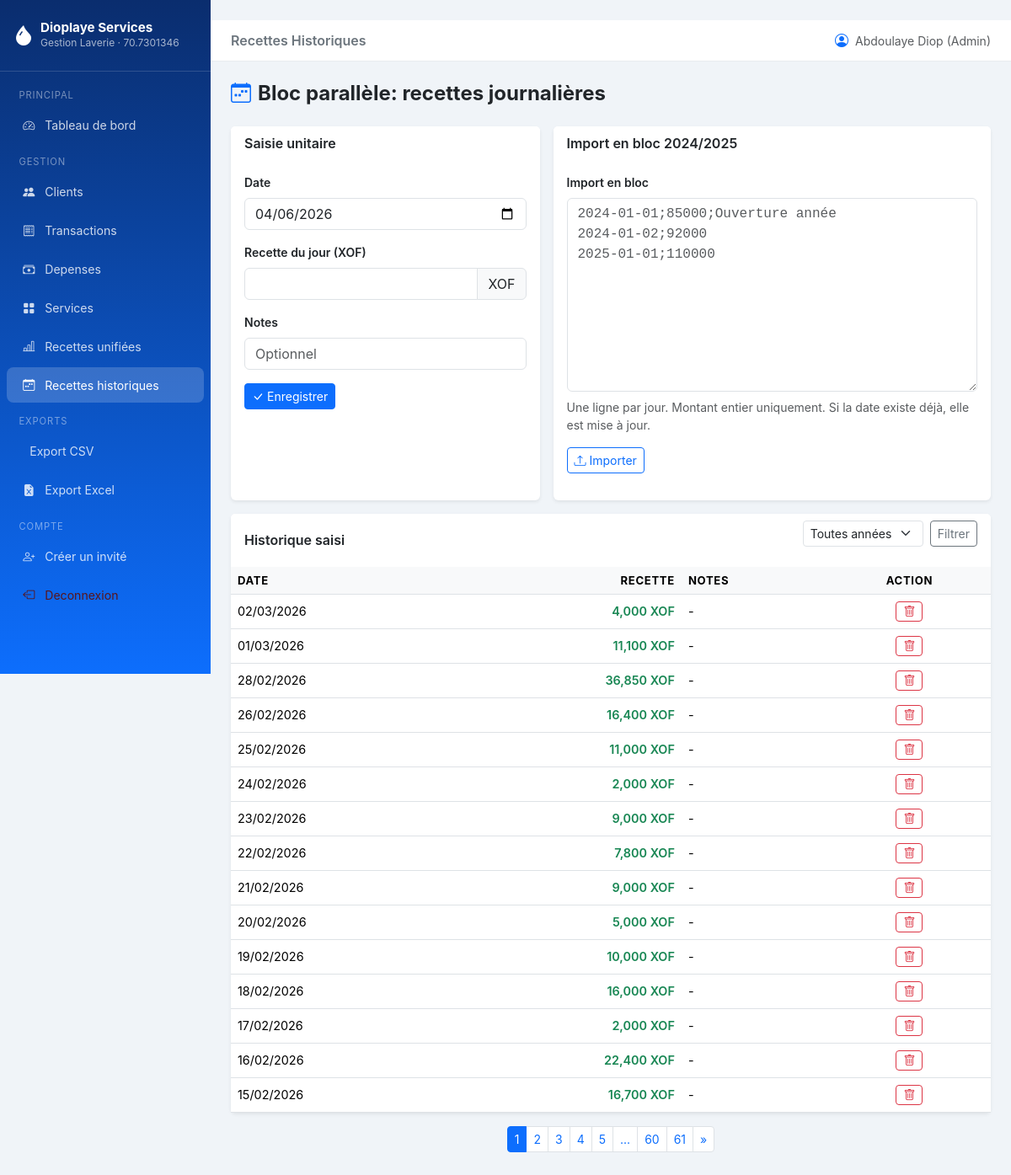
The page /recettes-historiques/ (signed in) on the database its author committed.
### models.py (models this page shows, shortened)
class User(UserMixin, db.Model):
    __tablename__ = "users"
    id = db.Column(db.Integer, primary_key=True)
    username = db.Column(db.String(64), unique=True, nullable=False)
    email = db.Column(db.String(120), unique=True, nullable=False)
    password_hash = db.Column(db.String(256), nullable=False)
    role = db.Column(db.String(20), nullable=False, default="invite")
    is_active = db.Column(db.Boolean, default=True)
    created_at = db.Column(db.DateTime, default=datetime.utcnow)
    @property
    def is_admin(self) -> bool:
        return (self.role or "").lower() == "admin"

class RecetteJournaliereHistorique(db.Model):
    __tablename__ = "recettes_journalieres_historiques"
    id = db.Column(db.Integer, primary_key=True)
    date_recette = db.Column(db.Date, nullable=False, unique=True, index=True)
    montant = db.Column(db.Integer, nullable=False, default=0)
    notes = db.Column(db.String(300), nullable=True)
    created_at = db.Column(db.DateTime, default=datetime.utcnow)

### routes/recettes_historiques.py (the view)
@recettes_historiques_bp.route("/")
@login_required
@require_admin
def index():
    form = RecetteHistoriqueForm()
    import_form = ImportRecettesForm()
    page = request.args.get("page", 1, type=int)
    annee = request.args.get("annee", type=int)
    query = RecetteJournaliereHistorique.query
    if annee:
        query = query.filter(extract("year", RecetteJournaliereHistorique.date_recette) == annee)
    pagination = query.order_by(RecetteJournaliereHistorique.date_recette.desc()).paginate(
        page=page, per_page=Config.ITEMS_PER_PAGE, error_out=False
    )
    annees = [
        int(value)
        for (value,) in db.session.query(
            extract("year", RecetteJournaliereHistorique.date_recette)
        ).distinct().order_by(extract("year", RecetteJournaliereHistorique.date_recette).desc()).all()
        if value is not None
    ]
    return render_template(
        "recettes_historiques/index.html",
        form=form,
        import_form=import_form,
        recettes=pagination.items,
        pagination=pagination,
        annee=annee,
        annees=annees,
    )

### routes/recettes_historiques.py
class RecetteHistoriqueForm(FlaskForm):
    date_recette = DateField("Date", default=date.today, validators=[DataRequired()])
    montant = IntegerField(
        "Recette du jour (XOF)",
        validators=[DataRequired(), NumberRange(min=0)],
        filters=[_normalize_integer],
    )
    notes = StringField("Notes", validators=[Optional(), Length(max=300)])
    submit = SubmitField("Enregistrer / Mettre à jour")

class ImportRecettesForm(FlaskForm):
    lignes = TextAreaField(
        "Import en bloc",
        validators=[DataRequired()],
        description="Format: YYYY-MM-DD;montant;notes (notes optionnelles).",
    )
    submit = SubmitField("Importer")

### routes/__init__.py (called while the page is built)
def require_admin(view_func):
    @wraps(view_func)
    def wrapped(*args, **kwargs):
        if not getattr(current_user, "is_admin", False):
            flash("Action réservée à l'administrateur général.", "danger")
            return redirect(url_for("dashboard.index"))
        return view_func(*args, **kwargs)
    return wrapped

### routes/recettes_historiques.py (called while the page is built)
def _normalize_integer(value):
    if isinstance(value, str):
        return value.strip().replace(" ", "")
    return value

### templates/recettes_historiques/index.html (shortened to what this page needs)
{% extends "base.html" %}
{% block page_title %}Recettes Historiques{% endblock %}
{% block content %}
<div class="d-flex justify-content-between align-items-center mb-4">
  <h4 class="fw-bold mb-0"><i class="bi bi-calendar-week text-primary me-2"></i>Bloc parallèle: recettes journalières</h4>
</div>
<div class="row g-3 mb-3">
  <div class="col-lg-5">
    <div class="card border-0 shadow-sm h-100">
      <div class="card-header bg-white border-0 fw-semibold">Saisie unitaire</div>
      <div class="card-body">
        <form method="POST" action="{{ url_for('recettes_historiques.add') }}">
          <div class="mb-3">
            {{ form.date_recette.label(class="form-label fw-semibold small") }}
            {{ form.date_recette(class="form-control" + (" is-invalid" if form.date_recette.errors else "")) }}
          </div>
          <div class="mb-3">
            {{ form.montant.label(class="form-label fw-semibold small") }}
            <div class="input-group">
              {{ form.montant(class="form-control" + (" is-invalid" if form.montant.errors else ""), min=0, step=1) }}
              <span class="input-group-text">XOF</span>
            </div>
          </div>
          <div class="mb-3">
            {{ form.notes.label(class="form-label fw-semibold small") }}
            {{ form.notes(class="form-control", placeholder="Optionnel") }}
          </div>
          <button type="submit" class="btn btn-primary btn-sm">
            <i class="bi bi-check-lg me-1"></i>Enregistrer
          </button>
        </form>
      </div>
    </div>
  </div>
  <div class="col-lg-7">
    <div class="card border-0 shadow-sm h-100">
      <div class="card-header bg-white border-0 fw-semibold">Import en bloc 2024/2025</div>
      <div class="card-body">
        <form method="POST" action="{{ url_for('recettes_historiques.importer') }}">
          <label class="form-label fw-semibold small">{{ import_form.lignes.label.text }}</label>
          {{ import_form.lignes(
              class="form-control font-monospace",
              rows="9",
              placeholder="2024-01-01;85000;Ouverture année\n2024-01-02;92000\n2025-01-01;110000"
            )
          }}
          <div class="form-text mt-2">Une ligne par jour. Montant entier uniquement. Si la date existe déjà, elle est mise à jour.</div>
          <button type="submit" class="btn btn-outline-primary btn-sm mt-3">
            <i class="bi bi-upload me-1"></i>Importer
          </button>
        </form>
      </div>
    </div>
  </div>
</div>
<div class="card border-0 shadow-sm">
  <div class="card-header bg-white border-0 d-flex justify-content-between align-items-center">
    <span class="fw-semibold">Historique saisi</span>
    <form method="GET" class="d-flex gap-2">
      <select name="annee" class="form-select form-select-sm">
        <option value="">Toutes années</option>
      </select>
      <button class="btn btn-outline-secondary btn-sm">Filtrer</button>
    </form>
  </div>
  <div class="card-body p-0">
    <div class="table-responsive">
      <table class="table table-hover mb-0">
        <thead>
          <tr>
            <th>Date</th>
            <th class="text-end">Recette</th>
            <th>Notes</th>
            <th class="text-center">Action</th>
          </tr>
        </thead>
        <tbody>
          {% for r in recettes %}
          <tr>
            <td>{{ r.date_recette.strftime("%d/%m/%Y") }}</td>
            <td class="text-end fw-semibold text-success">{{ "{:,.0f}".format(r.montant) }} XOF</td>
            <td>{{ r.notes or "-" }}</td>
            <td class="text-center">
              <form method="POST" action="{{ url_for('recettes_historiques.delete', entry_id=r.id) }}" class="d-inline">
                <button type="submit" class="btn btn-outline-danger btn-sm"
                        onclick="return confirm('Supprimer cette recette historique ?');">
                  <i class="bi bi-trash"></i>
                </button>
              </form>
            </td>
          </tr>
          {% else %}
          <tr>
            <td colspan="4" class="text-center text-muted py-4">Aucune recette historique saisie.</td>
          </tr>
          {% endfor %}
        </tbody>
      </table>
    </div>
  </div>
</div>
{% if pagination.pages > 1 %}
<nav class="mt-3">
  <ul class="pagination pagination-sm justify-content-center">
    {% for p in pagination.iter_pages() %}
    <li class="page-item {% if p == pagination.page %}active{% endif %}">
      {% if p %}
      <a class="page-link" href="{{ url_for('recettes_historiques.index', page=p, annee=annee) }}">{{ p }}</a>
      {% else %}
      <span class="page-link">...</span>
      {% endif %}
    </li>
    {% endfor %}
    {% if pagination.has_next %}
    <li class="page-item">
      <a class="page-link" href="{{ url_for('recettes_historiques.index', page=pagination.next_num, annee=annee) }}">&raquo;</a>
    </li>
    {% endif %}
  </ul>
</nav>
{% endif %}
{% endblock %}

### templates/base.html (shortened to what this page needs)
﻿<!DOCTYPE html>
<html lang="fr">
<head>
  <link rel="stylesheet" href="https://cdn.jsdelivr.net/npm/bootstrap@5.3.3/dist/css/bootstrap.min.css">
  <link rel="stylesheet" href="https://cdn.jsdelivr.net/npm/bootstrap-icons@1.11.3/font/bootstrap-icons.css">
  <link rel="stylesheet" href="{{ url_for('static', filename='css/main.css') }}">
</head>
<body>
{% if current_user.is_authenticated %}
<nav id="sidebar">
  <div class="brand">
    <div class="d-flex align-items-center gap-2">
      <i class="bi bi-droplet-fill fs-4 text-white"></i>
      <div>
        <h5>{{ config.get('LAVERIE_NOM', 'Dioplaye Services') }}</h5>
        <small>Gestion Laverie · {{ config.get('LAVERIE_TELEPHONE', '-') }}</small>
      </div>
    </div>
  </div>
  <ul class="nav flex-column mt-2">
    <li class="nav-section">Principal</li>
    <li class="nav-item">
      <a class="nav-link {% if request.endpoint == 'dashboard.index' %}active{% endif %}"
         href="{{ url_for('dashboard.index') }}">
        <i class="bi bi-speedometer2"></i> Tableau de bord
      </a>
    </li>
    <li class="nav-section">Gestion</li>
    <li class="nav-item">
      <a class="nav-link {% if request.blueprint == 'clients' %}active{% endif %}"
         href="{{ url_for('clients.index') }}">
        <i class="bi bi-people-fill"></i> Clients
      </a>
    </li>
    <li class="nav-item">
      <a class="nav-link {% if request.blueprint == 'transactions' %}active{% endif %}"
         href="{{ url_for('transactions.index') }}">
        <i class="bi bi-receipt"></i> Transactions
      </a>
    </li>
    <li class="nav-item">
      <a class="nav-link {% if request.blueprint == 'depenses' %}active{% endif %}"
         href="{{ url_for('depenses.index') }}">
        <i class="bi bi-cash-stack"></i> Depenses
      </a>
    </li>
    <li class="nav-item">
      <a class="nav-link {% if request.blueprint == 'services' %}active{% endif %}"
         href="{{ url_for('services.index') }}">
        <i class="bi bi-grid-fill"></i> Services
      </a>
    </li>
    <li class="nav-item">
      <a class="nav-link {% if request.endpoint == 'recettes_historiques.unifiees' %}active{% endif %}"
         href="{{ url_for('recettes_historiques.unifiees') }}">
        <i class="bi bi-bar-chart-line"></i> Recettes unifiées
      </a>
    </li>
    {% if current_user.is_admin %}
    <li class="nav-item">
      <a class="nav-link {% if request.blueprint == 'recettes_historiques' and request.endpoint != 'recettes_historiques.unifiees' %}active{% endif %}"
         href="{{ url_for('recettes_historiques.index') }}">
        <i class="bi bi-calendar-week"></i> Recettes historiques
      </a>
    </li>
    {% endif %}
    <li class="nav-section">Exports</li>
    <li class="nav-item">
      <a class="nav-link" href="{{ url_for('exports.transactions_csv') }}">
         Export CSV
      </a>
    </li>
    <li class="nav-item">
      <a class="nav-link" href="{{ url_for('exports.transactions_excel') }}">
        <i class="bi bi-file-earmark-excel-fill"></i> Export Excel
      </a>
    </li>
    <li class="nav-section mt-auto">Compte</li>
    {% if current_user.is_admin %}
    <li class="nav-item">
      <a class="nav-link" href="{{ url_for('auth.create_invite') }}">
        <i class="bi bi-person-plus"></i> Créer un invité
      </a>
    </li>
    {% endif %}
    <li class="nav-item">
      <a class="nav-link text-danger-emphasis" href="{{ url_for('auth.logout') }}">
        <i class="bi bi-box-arrow-left"></i> Deconnexion
      </a>
    </li>
  </ul>
</nav>
{% endif %}
<div id="main-content">
  {% if current_user.is_authenticated %}
  <div class="topbar d-flex align-items-center justify-content-between">
    <div class="d-flex align-items-center gap-3">
      <span class="fw-semibold text-secondary">{% block page_title %}{% endblock %}</span>
    </div>
    <div class="d-flex align-items-center gap-2">
      <i class="bi bi-person-circle text-primary"></i>
      <small class="text-muted">
        {{ current_user.username }}{% if current_user.is_admin %} (Admin){% else %} (Invité){% endif %}
      </small>
    </div>
  </div>
  {% endif %}
  <div class="page-content">
    {% block content %}{% endblock %}
  </div>
</div>
</body>
</html>

### static/css/main.css (style rules this page uses)
:root { --sidebar-width: 250px; --primary: #0d6efd; --success: #198754; }
body { background: #f0f4f8; font-family: 'Inter', sans-serif; }
#sidebar { width: var(--sidebar-width); min-height: 100vh; background: linear-gradient(180deg, #0a2d6e 0%, #0d6efd 100%); position: fixed; top: 0; left: 0; z-index: 100; transition: transform 0.3s ease; }
#sidebar .brand { padding: 1.5rem 1rem; border-bottom: 1px solid rgba(255,255,255,.15); }
#sidebar .brand h5 { color: #fff; font-weight: 700; margin: 0; font-size: .95rem; }
#sidebar .brand small { color: rgba(255,255,255,.65); font-size: .75rem; }
#sidebar .nav-link { color: rgba(255,255,255,.8); padding: .65rem 1.2rem; border-radius: 8px; margin: 2px 8px; transition: all .2s; font-size: .88rem; }
#sidebar .nav-link:hover, #sidebar .nav-link.active { background: rgba(255,255,255,.18); color: #fff; }
#sidebar .nav-link i { width: 20px; text-align: center; margin-right: 8px; }
#sidebar .nav-section { font-size: .7rem; text-transform: uppercase; letter-spacing: .08em; color: rgba(255,255,255,.45); padding: .75rem 1.4rem .25rem; }
#main-content { margin-left: var(--sidebar-width); min-height: 100vh; }
.topbar { background: #fff; border-bottom: 1px solid #e9ecef; padding: .75rem 1.5rem; position: sticky; top: 0; z-index: 50; }
.page-content { padding: 1.5rem; }
.table thead th { background: #f8f9fa; font-size: .82rem; text-transform: uppercase; letter-spacing: .05em; }
.table td { vertical-align: middle; font-size: .9rem; }

### templates/base.html (style rules this page uses)
:root { --sidebar-width: 250px; --primary: #0d6efd; --success: #198754; }
body { background: #f0f4f8; font-family: 'Inter', sans-serif; }
#sidebar { width: var(--sidebar-width); min-height: 100vh; background: linear-gradient(180deg, #0a2d6e 0%, #0d6efd 100%); position: fixed; top: 0; left: 0; z-index: 100; transition: transform 0.3s ease; }
#sidebar .brand { padding: 1.5rem 1rem; border-bottom: 1px solid rgba(255,255,255,.15); }
#sidebar .brand h5 { color: #fff; font-weight: 700; margin: 0; font-size: .95rem; }
#sidebar .brand small { color: rgba(255,255,255,.65); font-size: .75rem; }
#sidebar .nav-link { color: rgba(255,255,255,.8); padding: .65rem 1.2rem; border-radius: 8px; margin: 2px 8px; transition: all .2s; font-size: .88rem; }
#sidebar .nav-link:hover, #sidebar .nav-link.active { background: rgba(255,255,255,.18); color: #fff; }
#sidebar .nav-link i { width: 20px; text-align: center; margin-right: 8px; }
#sidebar .nav-section { font-size: .7rem; text-transform: uppercase; letter-spacing: .08em; color: rgba(255,255,255,.45); padding: .75rem 1.4rem .25rem; }
#main-content { margin-left: var(--sidebar-width); min-height: 100vh; }
.topbar { background: #fff; border-bottom: 1px solid #e9ecef; padding: .75rem 1.5rem; position: sticky; top: 0; z-index: 50; }
.page-content { padding: 1.5rem; }
.table thead th { background: #f8f9fa; font-size: .82rem; text-transform: uppercase; letter-spacing: .05em; }
.table td { vertical-align: middle; font-size: .9rem; }

### rows shown on the page
User: username "Abdoulaye Diop"
RecetteJournaliereHistorique: date_recette "02/03/2026", montant "4,000", notes "-"
RecetteJournaliereHistorique: date_recette "01/03/2026", montant "11,100", notes "-"
RecetteJournaliereHistorique: date_recette "28/02/2026", montant "36,850", notes "-"
RecetteJournaliereHistorique: date_recette "26/02/2026", montant "16,400", notes "-"
RecetteJournaliereHistorique: date_recette "25/02/2026", montant "11,000", notes "-"
RecetteJournaliereHistorique: date_recette "24/02/2026", montant "2,000", notes "-"
RecetteJournaliereHistorique: date_recette "23/02/2026", montant "9,000", notes "-"
RecetteJournaliereHistorique: date_recette "22/02/2026", montant "7,800", notes "-"
RecetteJournaliereHistorique: date_recette "21/02/2026", montant "9,000", notes "-"
RecetteJournaliereHistorique: date_recette "20/02/2026", montant "5,000", notes "-"
RecetteJournaliereHistorique: date_recette "19/02/2026", montant "10,000", notes "-"
RecetteJournaliereHistorique: date_recette "18/02/2026", montant "16,000", notes "-"
RecetteJournaliereHistorique: date_recette "17/02/2026", montant "2,000", notes "-"
RecetteJournaliereHistorique: date_recette "16/02/2026", montant "22,400", notes "-"
RecetteJournaliereHistorique: date_recette "15/02/2026", montant "16,700", notes "-"

### other values the page prints
{{ config.get('LAVERIE_NOM', 'Dioplaye Services') }} "Dioplaye Services"
{{ config.get('LAVERIE_TELEPHONE', '-') }} "70.7301346"
{{ import_form.lignes.label.text }} "Import en bloc"
{{ p }} "1" "2" "3" "4" "5" "60" "61"
